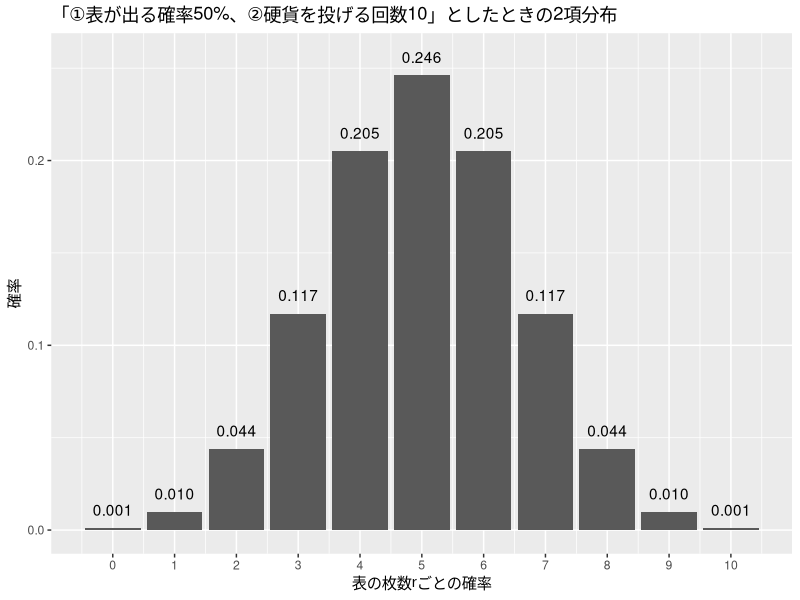
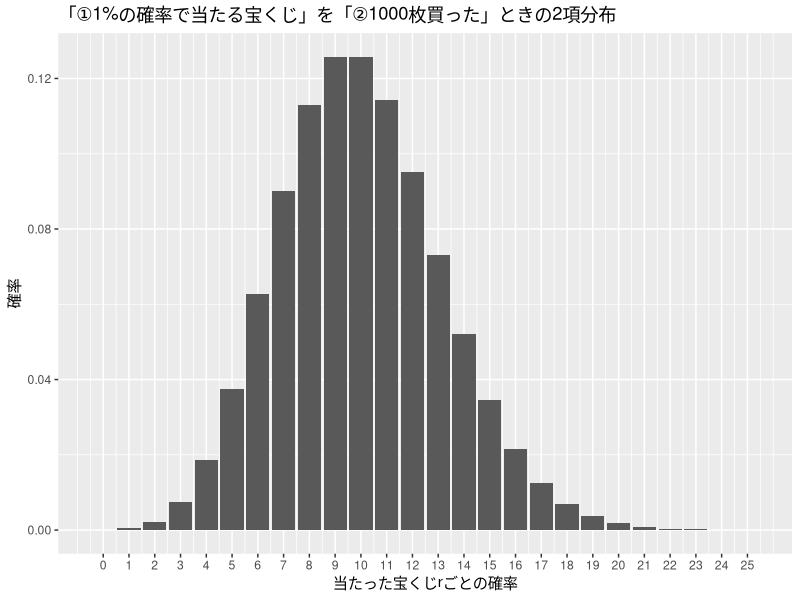
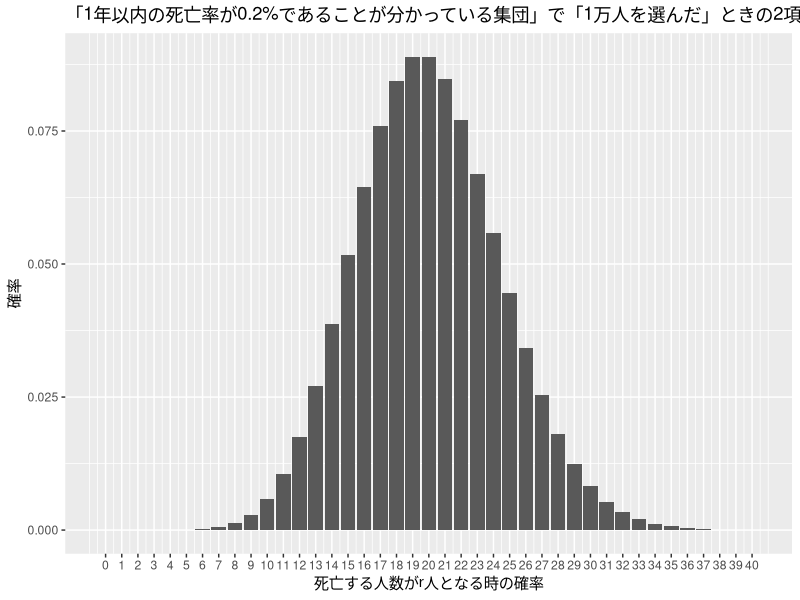
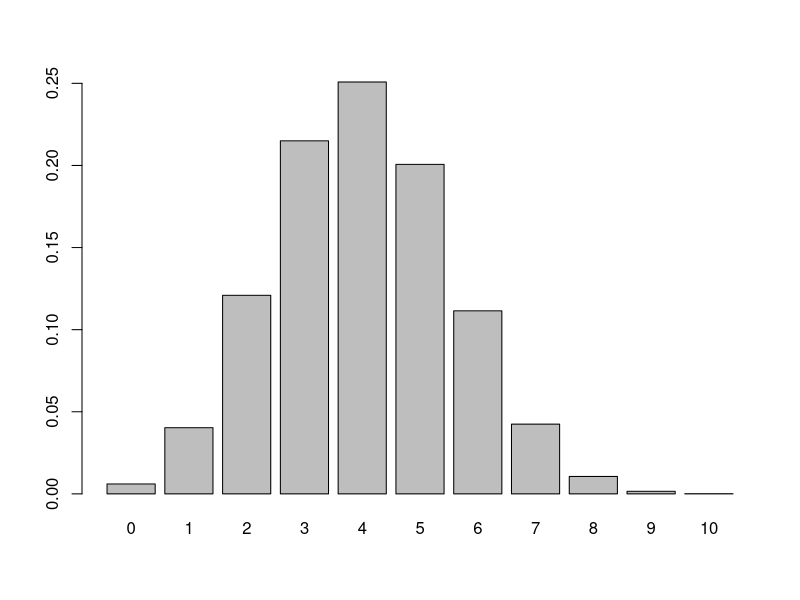
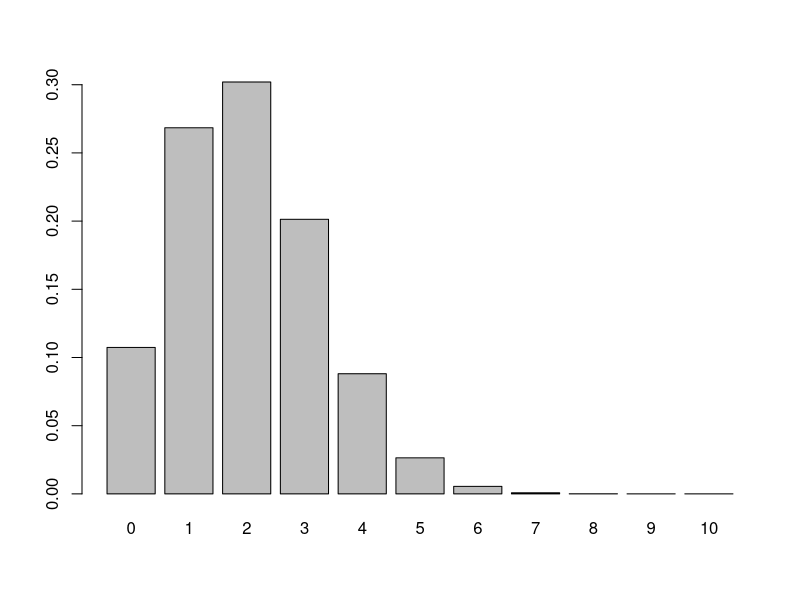
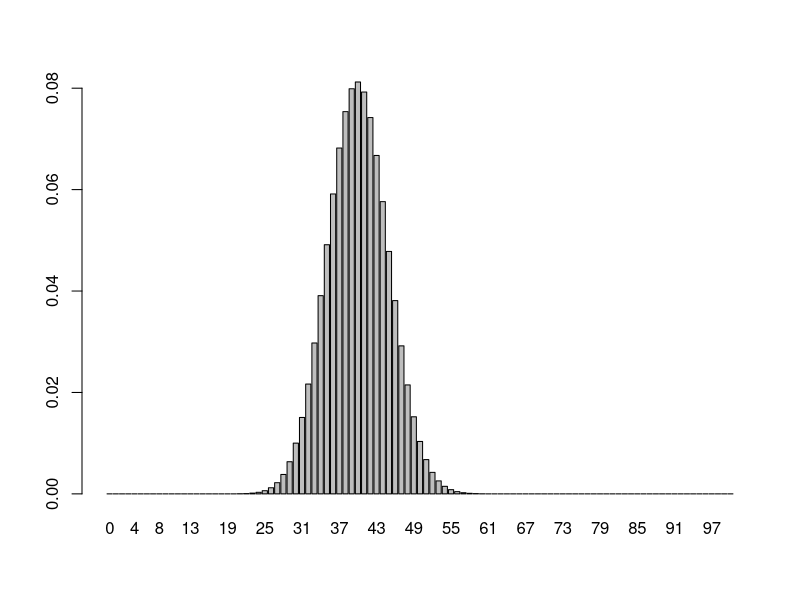
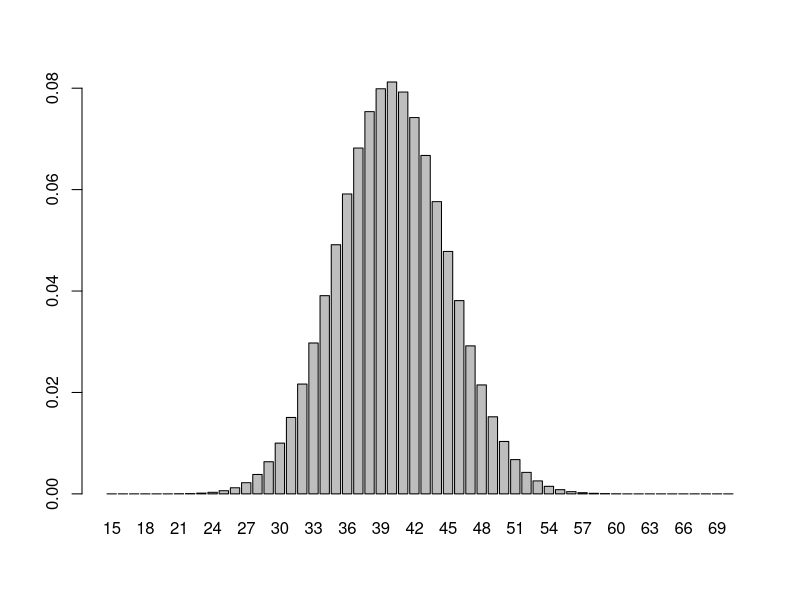
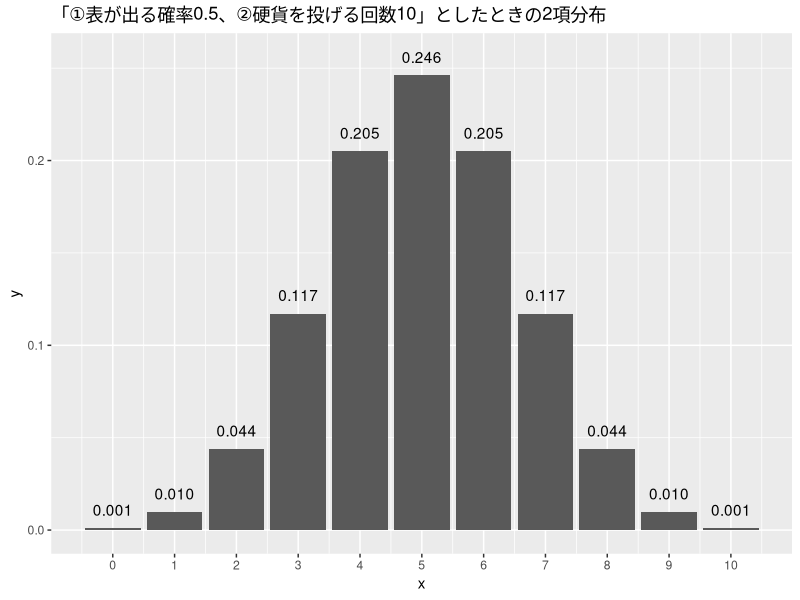

Generate these figures, in order, with R:
## ---- chunk 1
knitr::opts_chunk$set(echo = TRUE, message = FALSE)
set.seed(123)
## ---- chunk 2
library(tidyverse)
## ---- chunk 3

ggplot(data = data.frame(x = 0:10, y = dbinom(0:10, size = 10, prob = 0.5)), aes(x, y)) +
  geom_col() +
  geom_text(aes(label = format(y, digits = 1)), nudge_y = 0.01) +
  scale_x_continuous(breaks = 0:10) +
  labs(x = "表の枚数rごとの確率", y = "確率") +
  ggtitle("「①表が出る確率50%、②硬貨を投げる回数10」としたときの2項分布")

## ---- chunk 4
ggplot(data = data.frame(x = 0:25, y = dbinom(0:25, size = 1000, prob = 0.01)), aes(x, y)) +
  geom_col() +
  scale_x_continuous(breaks = 0:25) +
  labs(x = "当たった宝くじrごとの確率", y = "確率") +
  ggtitle("「①1%の確率で当たる宝くじ」を「②1000枚買った」ときの2項分布")
## ---- chunk 5
ggplot(data = data.frame(x = 0:40, y = dbinom(0:40, size = 10000, prob = 0.002)), aes(x, y)) +
  geom_col() +
  scale_x_continuous(breaks = 0:40) +
  labs(x = "死亡する人数がr人となる時の確率", y = "確率") +
  ggtitle("「1年以内の死亡率が0.2%であることが分かっている集団」で「1万人を選んだ」ときの2項分布")
## ---- chunk 6
dbinom(3, 10, 0.4)
## ---- chunk 7
x <- 1:3
x
dbinom(x, 10, 0.4)
## ---- chunk 8
dbinom(1:3, 10, 0.4)
## ---- chunk 9
dbinom(0:10, 10, 0.4) # 教科書とはθの値が異なることに注意する
## ---- chunk 10
barplot(dbinom(0:10, 10, 0.4), names.arg = 0:10) # 教科書とはθの値が異なることに注意する
## ---- chunk 11
barplot(dbinom(0:10, 10, 0.2), names.arg = 0:10)
## ---- chunk 12
barplot(dbinom(0:100, 100, 0.4), names.arg = 0:100)
## ---- chunk 13
barplot(dbinom(15:70, 100, 0.4), names.arg = 15:70)
## ---- chunk 14
ggplot(data = data.frame(x = 0:10, y = dbinom(0:10, size = 10, prob = 0.5)), aes(x, y)) +
  geom_col() +
  geom_text(aes(label = format(y, digits = 1)), nudge_y = 0.01) +
  scale_x_continuous(breaks = 0:10) +
  ggtitle("「①表が出る確率0.5、②硬貨を投げる回数10」としたときの2項分布")
## ---- chunk 15
barplot(dbinom(0:10, 10, 0.5), names.arg = 0:10)
## ---- chunk 16
ggplot(data = data.frame(x = 0:10,
                         y = dbinom(0:10, size = 10, prob = 0.5),
                         yy = c(dbinom(0:2, size = 10, prob = 0.5), rep(0, 5), dbinom(8:10, size = 10, prob = 0.5)),
                         yyy = c(rep(0,2), dbinom(2, size = 10, prob = 0.5), rep(0,8))),
       aes(x, y)) +
  geom_col() +
  geom_text(aes(label = format(y, digits = 1)), nudge_y = 0.01) +
  geom_col(aes(y = yy), fill = "chartreuse1") +
  geom_col(aes(y = yyy), fill = "orange") +
  scale_x_continuous(breaks = 0:10) +
  ggtitle("「①表が出る確率0.5、②硬貨を投げる回数10」としたときの2項分布で\n「表が2回出る」か「それよりも珍しいことが起こる」確率")
## ---- chunk 17
binom.test(2, 10, 0.5)
## ---- chunk 18
binom.test(2, 10)
## ---- chunk 19
binom.test(2,10)$p.value
## ---- chunk 20
str(binom.test(2,10))
## ---- chunk 21
binom.test(2, 10, 0.5) # 試行回数10
binom.test(4, 20, 0.5) # 試行回数20
binom.test(10, 50, 0.5) # 試行回数50
binom.test(20, 100, 0.5) # 試行回数100
## ---- chunk 22
binom.test(35, 100, 0.4)
binom.test(350, 1000, 0.4)
binom.test(3500, 10000, 0.4)
## ---- chunk 23
binom.test(4, 10, 0.5)
binom.test(3, 10, 0.5)
binom.test(2, 10, 0.5)
binom.test(1, 10, 0.5)
